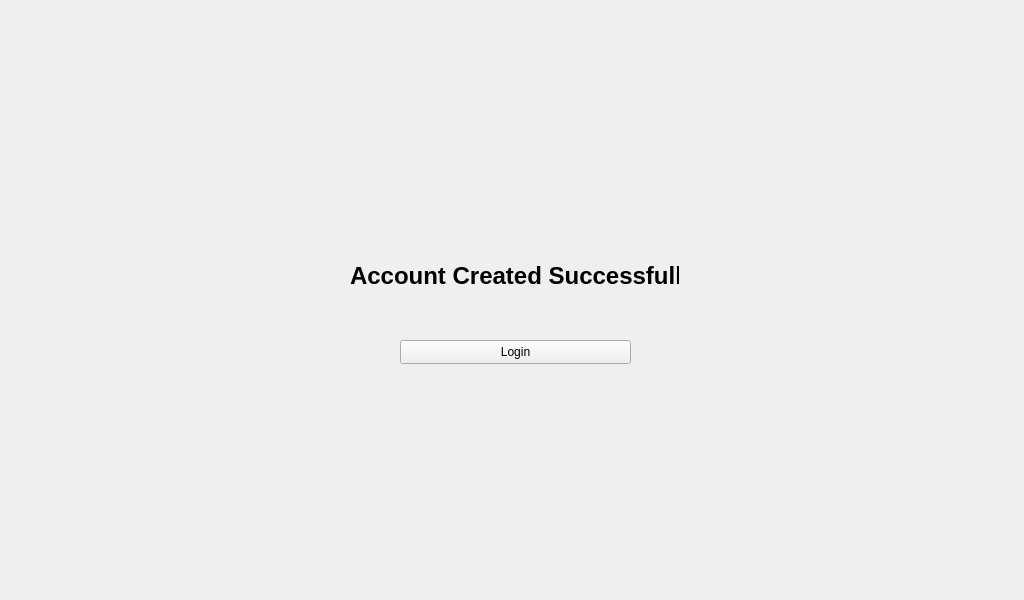
<?xml version="1.0" encoding="UTF-8"?>
<ui version="4.0">
 <class>Form</class>
 <widget class="QWidget" name="Form">
  <property name="geometry">
   <rect>
    <x>0</x>
    <y>0</y>
    <width>1024</width>
    <height>600</height>
   </rect>
  </property>
  <property name="windowTitle">
   <string>Form</string>
  </property>
  <widget class="QLabel" name="label">
   <property name="geometry">
    <rect>
     <x>350</x>
     <y>260</y>
     <width>329</width>
     <height>32</height>
    </rect>
   </property>
   <property name="text">
    <string>&lt;html&gt;&lt;head/&gt;&lt;body&gt;&lt;p&gt;&lt;span style=&quot; font-size:18pt; font-weight:700;&quot;&gt;Account Created Successfully&lt;/span&gt;&lt;/p&gt;&lt;/body&gt;&lt;/html&gt;</string>
   </property>
  </widget>
  <widget class="QPushButton" name="pushButton">
   <property name="geometry">
    <rect>
     <x>400</x>
     <y>340</y>
     <width>231</width>
     <height>24</height>
    </rect>
   </property>
   <property name="text">
    <string>Login</string>
   </property>
  </widget>
 </widget>
 <resources/>
 <connections/>
</ui>
